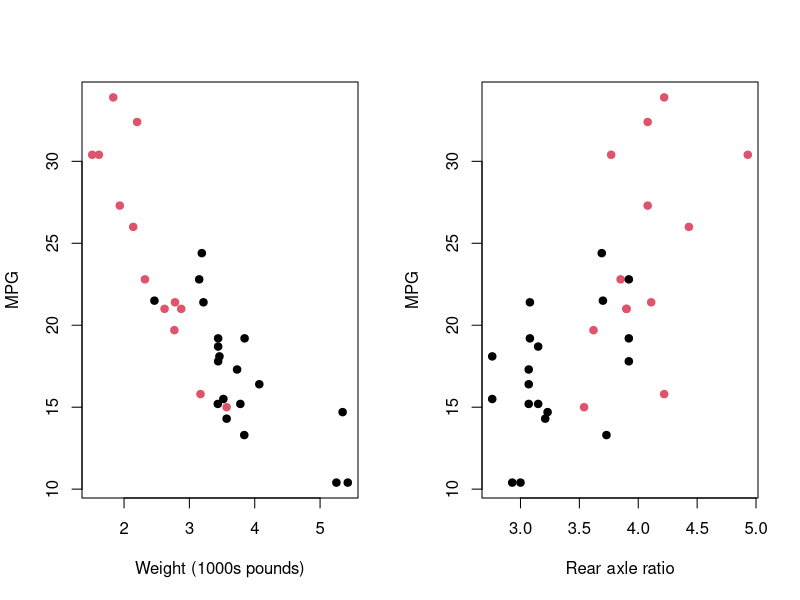

Write the R code that produced this figure.
## ---- chunk 1

## Load the data, make transmission type a factor
data(mtcars)
mtcars$am <- factor(mtcars$am, levels=c(0, 1), labels=c('Automatic', 'Manual'))
## ---- chunk 2
means <- round(tapply(mtcars$mpg, mtcars$am, mean), 2)
sds <- round(tapply(mtcars$mpg, mtcars$am, sd), 2)

n <- dim(mtcars[1])
n.auto <- sum(mtcars$am == 'Automatic')
n.man <- sum(mtcars$am == 'Manual')
## ---- chunk 3
model1 <- lm(mpg ~ am + wt, mtcars)
model2 <- lm(mpg ~ am + wt + drat, mtcars)
model3 <- lm(mpg ~ am + wt + drat, mtcars)
model4 <- lm(mpg ~ am + wt + drat + am*drat, mtcars)
## ---- chunk 4
par(mfrow=c(1,2))
with(mtcars, plot(wt, mpg, pch=19, col=am, xlab='Weight (1000s pounds)',
                  ylab='MPG'))
with(mtcars, plot(drat, mpg, pch=19, col=am, xlab='Rear axle ratio',
                  ylab='MPG'))
